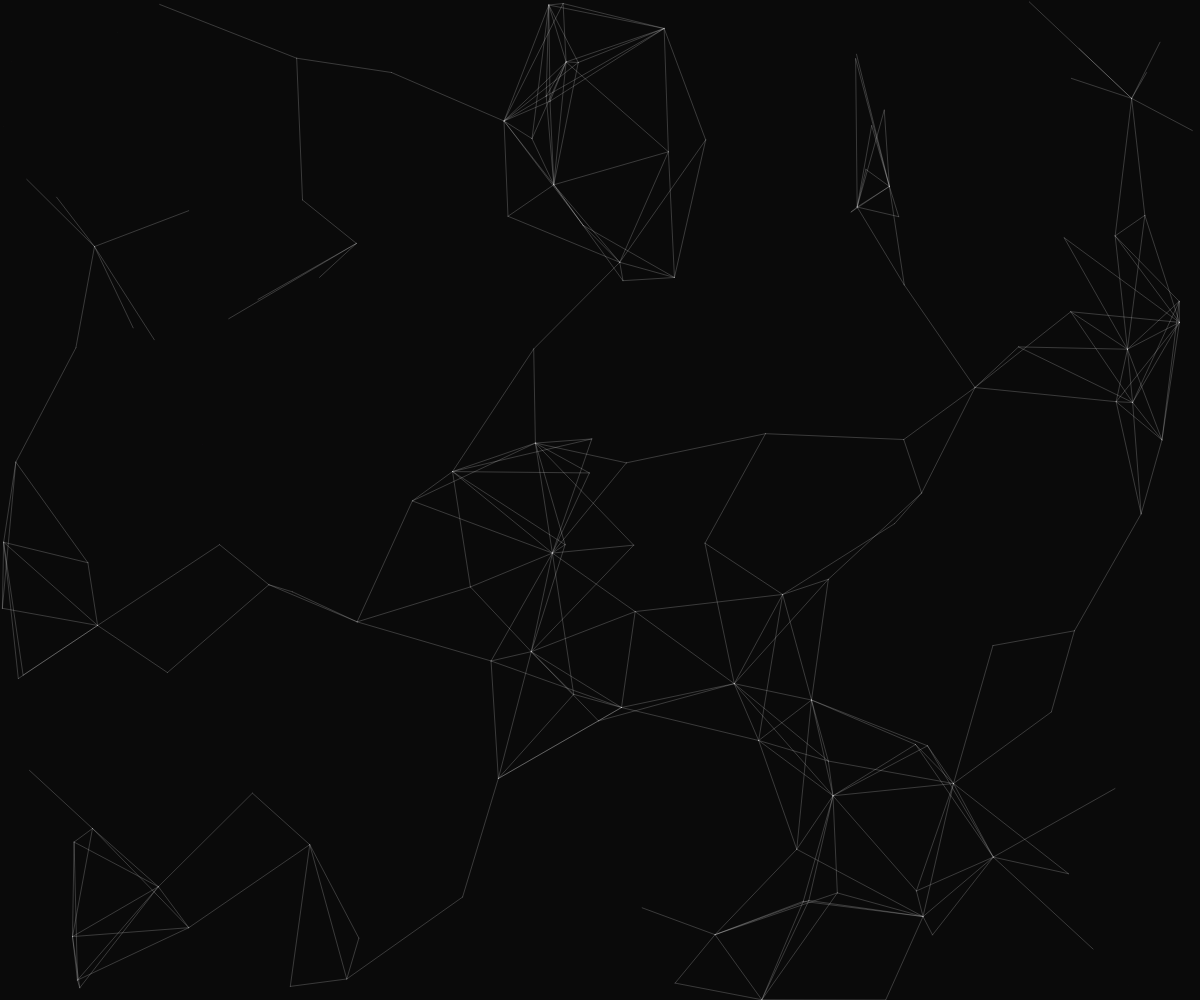
Frame 1 (no input)
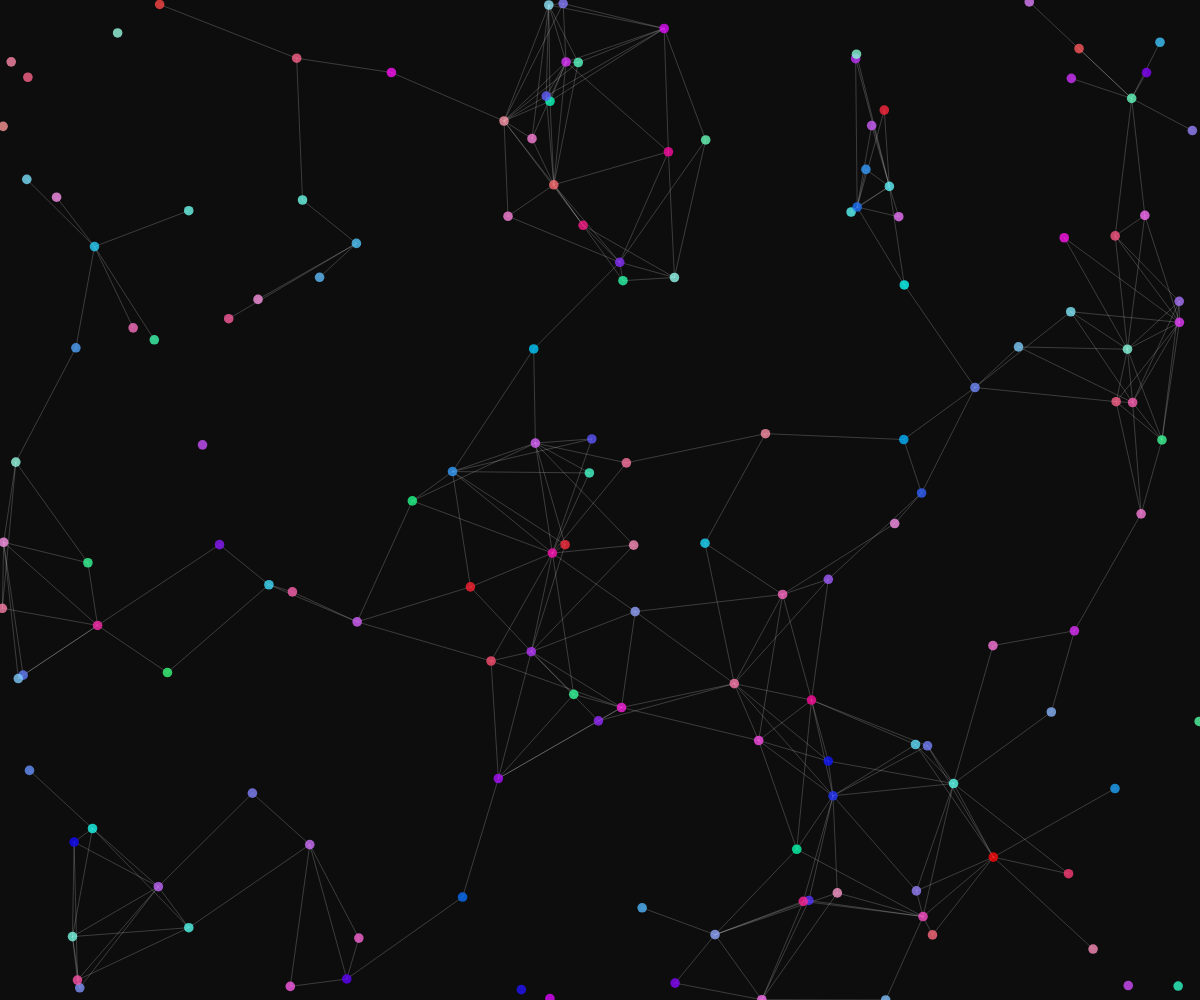
Frame 60 (no input)
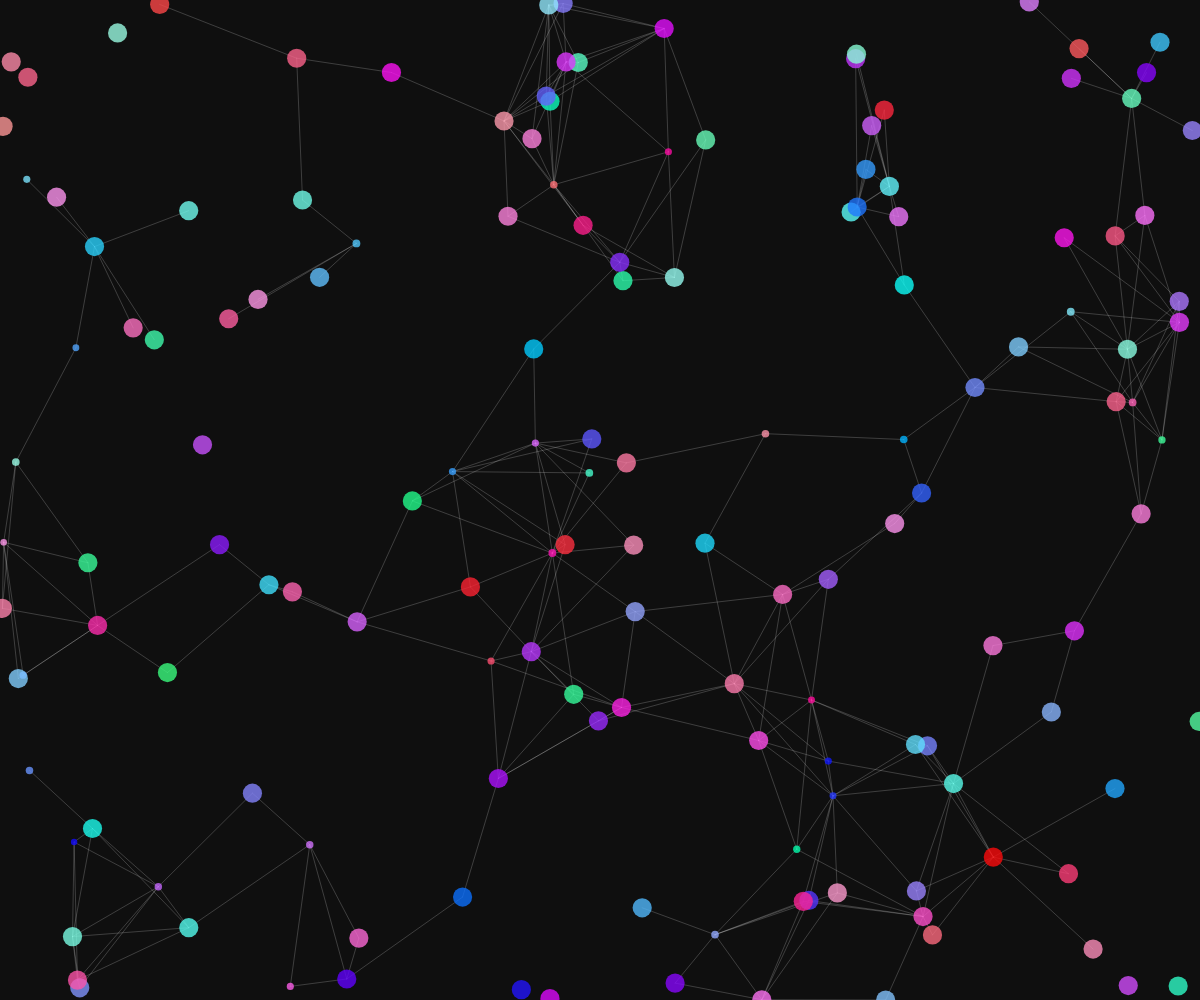
Frame 120 (the mouse pressed at the canvas centre since frame 60)

The p5.js sketch that drew these frames (run headless with seeded random() and noise() and a simulated clock; from frame 60 on, the mouse is pressed at the canvas centre):

// p5.js sketch
// ── sketch.js
let cells = [];
let connections = [];
let bgPulse = 0;
const CELL_COUNT = 150;
const MAX_CONNECTIONS = 300;

class Cell {
  constructor(x, y) {
    this.x = x;
    this.y = y;
    this.life = 0;
    this.maxLife = random(100, 200);
    this.growth = 0;
    this.decay = 0;
    this.color = color(random(100, 255), random(100, 255), 255, 200);
    this.size = 0;
  }

  update() {
    if (this.life < this.maxLife) {
      this.growth += 0.02;
      this.size = map(this.growth, 0, 1, 0, 8);
    } else {
      this.decay += 0.01;
      this.size = map(this.decay, 0, 1, 8, 0);
    }
    this.life++;
    return this.life < this.maxLife * 1.5;
  }

  draw() {
    noStroke();
    fill(this.color);
    ellipse(this.x, this.y, this.size);
  }
}

function setup() {
  createCanvas(windowWidth, windowHeight);
  colorMode(HSB, 255);
  for (let i = 0; i < CELL_COUNT; i++) {
    cells.push(new Cell(random(width), random(height)));
  }
}

function draw() {
  bgPulse += 0.01;
  background(0, 0, 10 + sin(bgPulse) * 5);
  
  // Update and draw connections
  connections = [];
  for (let i = 0; i < cells.length; i++) {
    for (let j = i + 1; j < cells.length; j++) {
      let d = dist(cells[i].x, cells[i].y, cells[j].x, cells[j].y);
      if (d < 150) {
        connections.push([i, j]);
      }
    }
  }

  // Draw connections
  stroke(255, 100);
  strokeWeight(0.5);
  beginShape(LINES);
  for (let i = 0; i < min(connections.length, MAX_CONNECTIONS); i++) {
    let [a, b] = connections[i];
    vertex(cells[a].x, cells[a].y);
    vertex(cells[b].x, cells[b].y);
  }
  endShape();

  // Update and draw cells
  for (let i = cells.length - 1; i >= 0; i--) {
    if (!cells[i].update()) {
      cells.splice(i, 1);
      if (cells.length < CELL_COUNT * 0.7) {
        cells.push(new Cell(random(width), random(height)));
      }
    } else {
      cells[i].draw();
    }
  }
}

function windowResized() {
  resizeCanvas(windowWidth, windowHeight);
}
